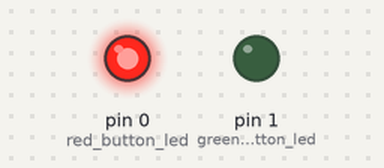
A sketch run on a simulated Arduino Uno, built with avr-gcc and run on an emulated ATmega328P. On the bench: output pins drawn as LEDs (lit = HIGH).

Above: at 0.3 s.
At 4.6 s:
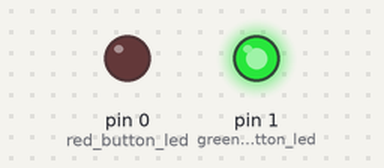
Timing chart, 0 to 7.0 s (numbered marks = the images above):
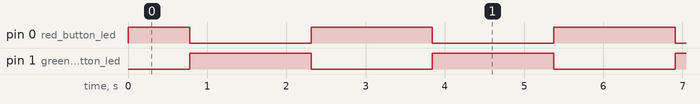

Measured:
- by itself, pin 0 (red_button_led): repeats every 3.1 s: LOW 1.5 s, HIGH 1.5 s
- by itself, pin 1 (green_button_led): alternates HIGH for 1.5 s and LOW for 1.5 s

The sketch:

trinket_controller.ino
```cpp
/*
  This is part of the nickbox project. This is written for an
  Adafruit Trinket which controls the arming switch and the
  pulsing lights on the hire/fire buttons.
*/

int green_button_led = 1;         // the PWM pin for the green button LED
int green_button_brightness = 0;  // how bright the green button LED is
int red_button_led = 0;           // the PWM pin for the red button LED
int red_button_brightness = 255;  // how bright the blue button LED is
int fadeAmount = 5;               // how many points to fade the LED by

// the setup routine runs once when you press reset:
void setup() {
  // set up the pins as output:
  pinMode(green_button_led, OUTPUT);
  pinMode(red_button_led, OUTPUT);
}

void loop() {
  // set the brightness of the buttons:
  analogWrite(red_button_led, red_button_brightness);
  analogWrite(green_button_led, green_button_brightness);

  // change the brightness for next time through the loop:
  green_button_brightness = green_button_brightness + fadeAmount;
  red_button_brightness = red_button_brightness - fadeAmount;

  // reverse the direction of the fading at the ends of the fade:
  if (green_button_brightness <= 0 || green_button_brightness >= 255) {
    fadeAmount = -fadeAmount;
  }
  // wait for 30 milliseconds to see the dimming effect
  delay(30);
}
```
